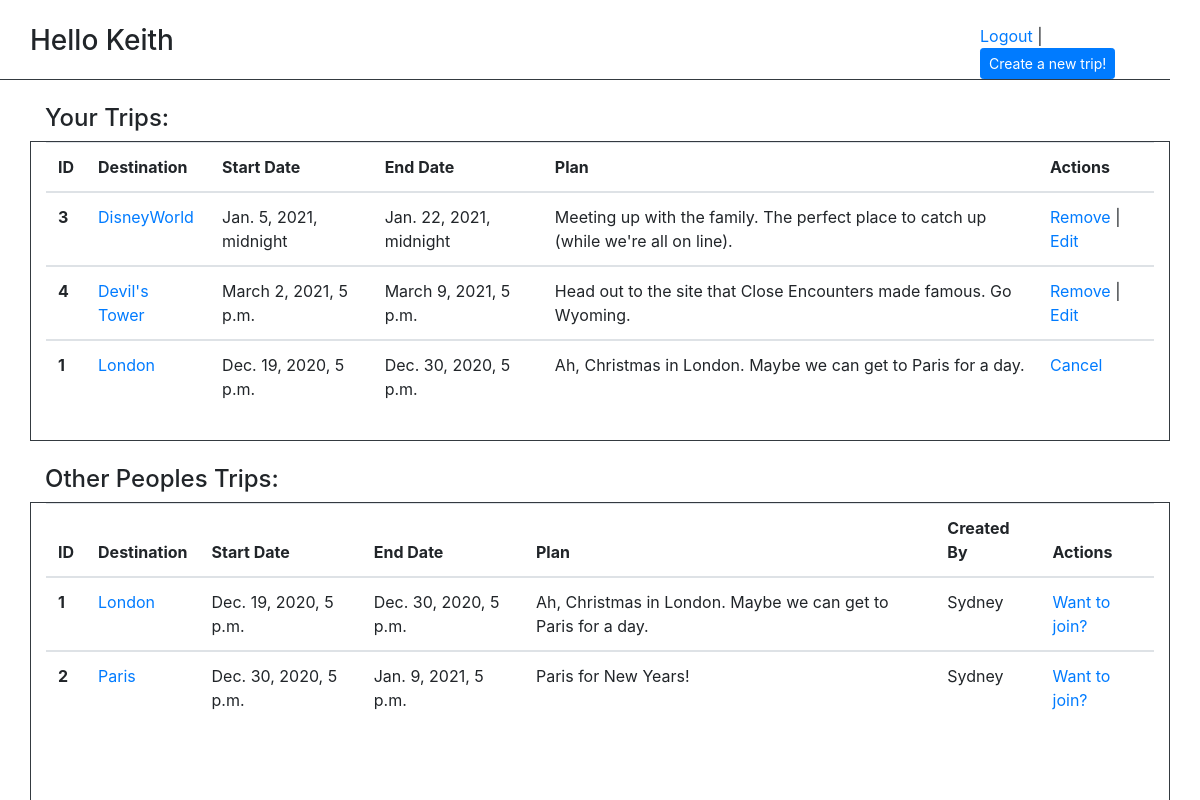
/trips/ (signed in), run on an earlier commit of the app's database.
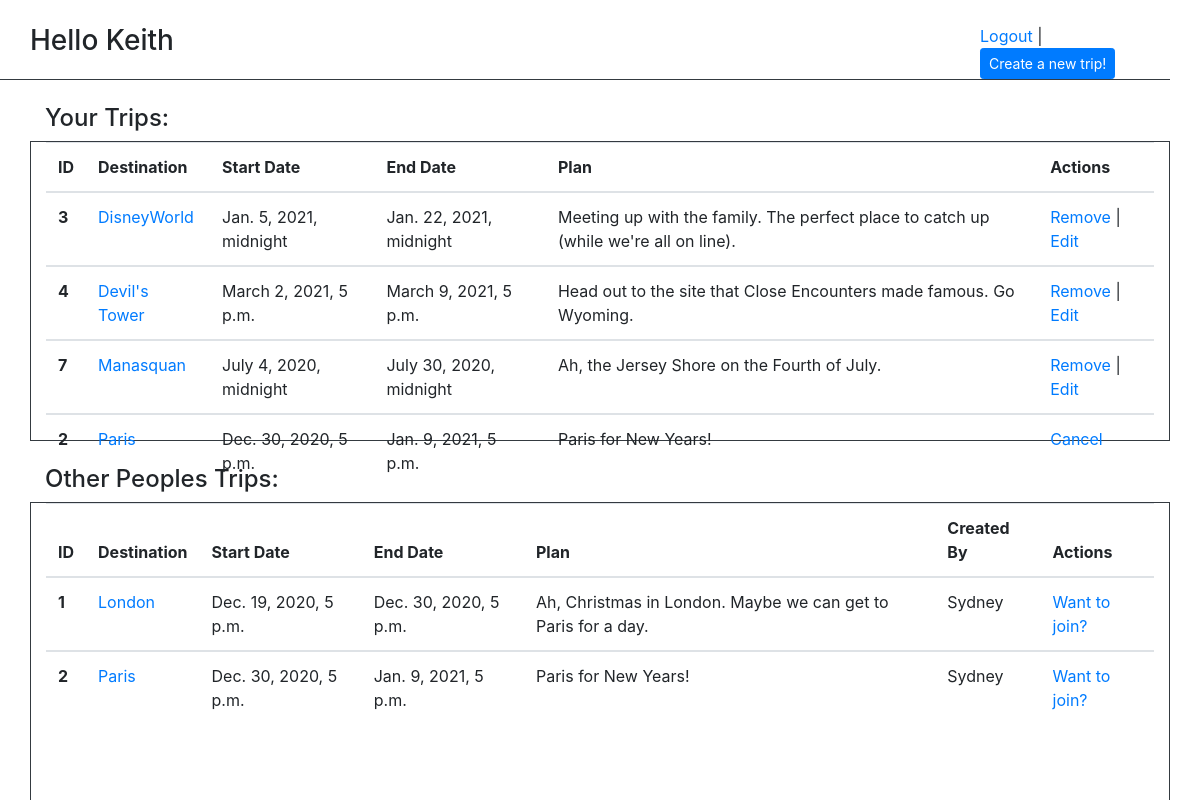
And on a later commit of the database.
### trips/models.py (models this page shows)
class Trip(models.Model):
    destination = models.CharField(max_length=255)
    plan = models.CharField(max_length=255)
    start_date = models.DateTimeField()
    end_date = models.DateTimeField()
    created_at = models.DateTimeField(auto_now_add=True)
    updated_at = models.DateTimeField(auto_now=True)
    created_by = models.ForeignKey(
        User, related_name="trips_created", on_delete=models.CASCADE)
    joiners = models.ManyToManyField(
        User, related_name="trips_joined")
    objects = TripManager()

### login/models.py (models this page shows)
class User(models.Model):
    first_name = models.CharField(max_length=255)
    last_name = models.CharField(max_length=255)
    alias_name = models.CharField(max_length=255, blank=True)
    email = models.CharField(max_length=255)
    password = models.CharField(max_length=255)
    birthday = models.DateTimeField()
    created_at = models.DateTimeField(auto_now_add=True)
    updated_at = models.DateTimeField(auto_now=True)
    objects = UserManager()

### trips/views.py (the view)
# urls.py: path('', views.index),
def index(request):
    this_user = User.objects.get(id=request.session['userid'])
    this_users_trips = this_user.trips_created.all()
    this_users_trips_joined = this_user.trips_joined.all()
    other_users_trips = Trip.objects.filter().exclude(created_by=this_user)
    context = {'this_users_trips': this_users_trips,
               'this_users_trips_joined': this_users_trips_joined,
               'other_users_trips': other_users_trips}
    return render(request, 'index.html', context)

### trips/templates/index.html (shortened to what this page needs)
<!DOCTYPE html>
<html lang="en">
<head>
    {% load static %}
    <link rel="stylesheet" href="{% static '/css/bootstrap.css' %}">
</head>
<body>
    <div class='container-fluid'>
        <br>
        <div class='container row col-12 border-bottom border-dark'>
            <h3 class='col-10'>Hello {{request.session.first_name}} </h3>
            <div class='col-2'>
                <a href="/logout">Logout</a> |
                <form action="/trips/new" method="post" style='display: inline-block;'>
                    <input class="btn btn-primary btn-sm" type="submit" value="Create a new trip!">
                </form>
            </div>
        </div>
        <div class='container col-12'>
            <br>
            <h4 class='col-2'>Your Trips:</h4>
            <div class='container col-12 border border-dark' style='height: 300px;' style='overflow: scroll;'>
                <table class="table">
                    <thead>
                        <tr>
                            <th scope="col">ID</th>
                            <th scope="col">Destination</th>
                            <th scope="col">Start Date</th>
                            <th scope="col">End Date</th>
                            <th scope="col">Plan</th>
                            <th scope="col">Actions</th>
                        </tr>
                    </thead>
                    {% for trip in this_users_trips %}
                    <tbody>
                        <tr>
                            <th scope="row">{{trip.id}}</th>
                            <td><a href="/trips/{{trip.id}}">{{trip.destination}}</a></td>
                            <td>{{trip.start_date}}</td>
                            <td>{{trip.end_date}}</td>
                            <td>{{trip.plan}}</td>
                            <td><a href="/trips/{{trip.id}}/delete">Remove</a> | <a
                                    href="/trips/{{trip.id}}/edit">Edit</a></td>
                        </tr>
                    </tbody>
                    {% endfor %}
                    {% for trip in this_users_trips_joined %}
                    <tbody>
                        <tr>
                            <th scope="row">{{trip.id}}</th>
                            <td><a href="/trips/{{trip.id}}">{{trip.destination}}</a></td>
                            <td>{{trip.start_date}}</td>
                            <td>{{trip.end_date}}</td>
                            <td>{{trip.plan}}</td>
                            <td><a href="/trips/{{trip.id}}/cancel">Cancel</a>
                        </tr>
                    </tbody>
                    {% endfor %}
                </table>
            </div>
            <br>
            <h4 class='col-12'>Other Peoples Trips:</h4>
            <div class='container col-12 border border-dark' style='height: 300px;'>
                <table class=" table">
                    <thead>
                        <tr>
                            <th scope="col">ID</th>
                            <th scope="col">Destination</th>
                            <th scope="col">Start Date</th>
                            <th scope="col">End Date</th>
                            <th scope="col">Plan</th>
                            <th scope="col">Created By</th>
                            <th scope="col">Actions</th>
                        </tr>
                    </thead>
                    {% for trip in other_users_trips %}
                    <tbody>
                        <tr>
                            <th scope="row">{{trip.id}}</th>
                            <td><a href="/trips/{{trip.id}}">{{trip.destination}}</a></td>
                            <td>{{trip.start_date}}</td>
                            <td>{{trip.end_date}}</td>
                            <td>{{trip.plan}}</td>
                            <td>{{trip.created_by.first_name}}</td>
                            <td><a href="/trips/{{trip.id}}/join">Want to join?</a></td>
                        </tr>
                    </tbody>
                    {% endfor %}
                </table>
            </div>
        </div>
    </div>
</body>
</html>

What changed in the data, as far as the page shows it:
no longer on one of the page's lists (row unchanged): Trip: id "1", destination "London", start_date "Dec. 19, 2020, 5 p.m.", end_date "Dec. 30, 2020, 5 p.m.", plan "Ah, Christmas in London. Maybe we can get to Paris for a day."
added Trip: id "7", destination "Manasquan", start_date "July 4, 2020, midnight", end_date "July 30, 2020, midnight", plan "Ah, the Jersey Shore on the Fourth of July.", shown under "Your Trips:"
now on one of the page's lists (row unchanged): Trip: id "2", destination "Paris", start_date "Dec. 30, 2020, 5 p.m.", end_date "Jan. 9, 2021, 5 p.m.", plan "Paris for New Years!"
